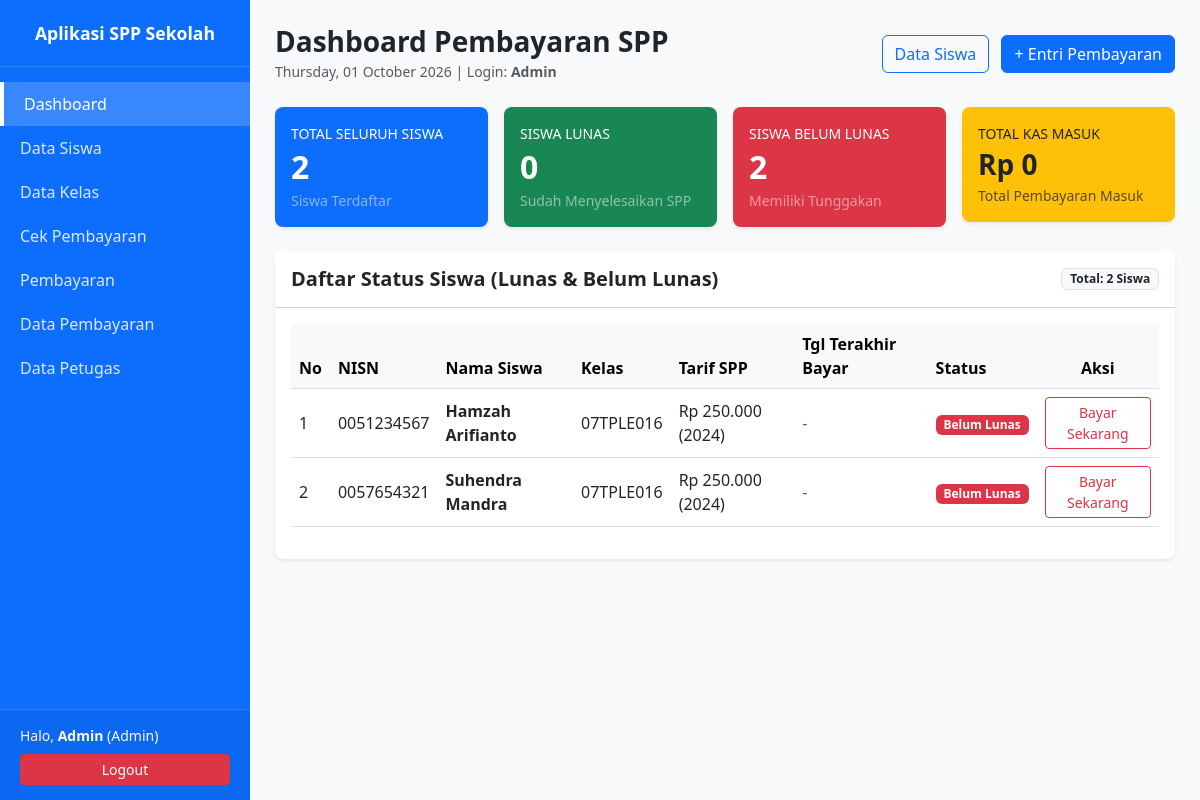
/index.php (signed in), run on the app's committed database.
### tables this page shows
CREATE TABLE `tabel_siswa` (
      `nisn` VARCHAR(10) PRIMARY KEY,
      `nis` VARCHAR(6) UNIQUE NOT NULL,
      `nama` VARCHAR(50) NOT NULL,
      `id_kelas` VARCHAR(11) NOT NULL,
      `nama_kelas` VARCHAR(10) NOT NULL,
      `alamat` TEXT NOT NULL,
      `no_telepon` VARCHAR(13) UNIQUE NOT NULL,  
      `id_spp` VARCHAR(11) NOT NULL,
      `created_at` TIMESTAMP DEFAULT CURRENT_TIMESTAMP,
      FOREIGN KEY (`id_kelas`) REFERENCES `tabel_kelas`(`id_kelas`) ON UPDATE CASCADE ON DELETE CASCADE,
      FOREIGN KEY (`nama_kelas`) REFERENCES `tabel_kelas`(`nama_kelas`) ON UPDATE CASCADE ON DELETE CASCADE,  
      FOREIGN KEY (`id_spp`) REFERENCES `tabel_spp`(`id_spp`) ON UPDATE CASCADE ON DELETE CASCADE
    );

CREATE TABLE `tabel_spp` (
      `id_spp` VARCHAR(11) PRIMARY KEY,
      `tahun` INT(11) NOT NULL,
      `nominal` VARCHAR(40) NOT NULL,
      `created_at` TIMESTAMP DEFAULT CURRENT_TIMESTAMP
    );

### config/Database.php (called while the page is built)
<?php
class Database {
    private string $host = 'localhost';
    private string $dbName = 'db_PembayaranSppSiswa';
    private string $username = 'root';
    private string $password = '';
    private ?PDO $conn = null;
    public function getConnection(): ?PDO {
        try {
            $dsn = "mysql:host={$this->host};dbname={$this->dbName};charset=utf8mb4";
            $this->conn = new PDO($dsn, $this->username, $this->password, [
                PDO::ATTR_ERRMODE => PDO::ERRMODE_EXCEPTION,
                PDO::ATTR_DEFAULT_FETCH_MODE => PDO::FETCH_ASSOC,
                PDO::ATTR_EMULATE_PREPARES => false
            ]);
        } catch (PDOException $e) {
            die('Koneksi Gagal: ' . $e->getMessage());
        }
        return $this->conn;
    }
}

### classes/siswa.php (called while the page is built, shortened)
<?php
require_once __DIR__ . '/../config/Database.php';
class Siswa {
    private PDO $db;
    public function __construct() {
        $this->db = (new Database())->getConnection();
    }
    public function getSiswaDenganStatus(): array {
        $sql = "SELECT s.*, sp.nominal, sp.tahun,
                COALESCE(
                    (SELECT p.status FROM tabel_pembayaran p WHERE p.nisn = s.nisn ORDER BY p.tanggal_bayar DESC LIMIT 1),
                    'Belum Lunas'
                ) AS status_bayar,
                (SELECT p.tanggal_bayar FROM tabel_pembayaran p WHERE p.nisn = s.nisn ORDER BY p.tanggal_bayar DESC LIMIT 1) AS tgl_terakhir_bayar
                FROM tabel_siswa s
                LEFT JOIN tabel_spp sp ON s.id_spp = sp.id_spp
                ORDER BY s.nama ASC";
        return $this->db->query($sql)->fetchAll();
    }
}

### classes/pembayaran.php (called while the page is built, shortened)
<?php
require_once __DIR__ . '/../config/Database.php';
class Pembayaran {
    private PDO $db;
    public function __construct() {
        $this->db = (new Database())->getConnection();
    }
    public function getTotalKas(): float {
        $q = $this->db->query("SELECT SUM(CAST(jumlah_bayar AS DECIMAL)) as total FROM tabel_pembayaran")->fetch();
        return $q['total'] ? (float)$q['total'] : 0.0;
    }
}

### helpers/functions.php (called while the page is built, shortened)
<?php
function rupiah($angka) {
    return 'Rp ' . number_format((float)$angka, 0, ',', '.');
}

### index.php (the view, shortened to what this page needs)
<?php
require_once 'views/sidebar.php';
require_once 'classes/Siswa.php';
require_once 'classes/Pembayaran.php';
$siswaModel = new Siswa();
$pembayaranModel = new Pembayaran();
$daftarSiswa = $siswaModel->getSiswaDenganStatus();
$totalKas    = $pembayaranModel->getTotalKas();
$totalSiswa = count($daftarSiswa);
$totalLunas = 0;
$totalBelumLunas = 0;
foreach ($daftarSiswa as $siswa) {
    if ($siswa['status_bayar'] === 'Lunas') {
        $totalLunas++;
    } else {
        $totalBelumLunas++;
    }
}
?>
<div class="d-flex flex-wrap justify-content-between align-items-center mb-4 gap-2">
    <div>
        <h3 class="fw-bold mb-0">Dashboard Pembayaran SPP</h3>
        <small class="text-muted"><?= date('l, d F Y') ?> | Login: <strong><?= htmlspecialchars($_SESSION['user']['nama_lengkap']) ?></strong></small>
    </div>
    <div>
        <a href="siswa.php" class="btn btn-outline-primary me-2">Data Siswa</a>
        <a href="pembayaran.php" class="btn btn-primary">+ Entri Pembayaran</a>
    </div>
</div>
<div class="row g-3 mb-4">
    <div class="col-md-3 col-sm-6">
        <div class="card border-0 shadow-sm p-3 bg-primary text-white rounded-3">
            <span class="small text-uppercase">Total Seluruh Siswa</span>
            <h2 class="fw-bold my-1"><?= $totalSiswa ?></h2>
            <small class="text-white-50">Siswa Terdaftar</small>
        </div>
    </div>
    <div class="col-md-3 col-sm-6">
        <div class="card border-0 shadow-sm p-3 bg-success text-white rounded-3">
            <span class="small text-uppercase">Siswa Lunas</span>
            <h2 class="fw-bold my-1"><?= $totalLunas ?></h2>
            <small class="text-white-50">Sudah Menyelesaikan SPP</small>
        </div>
    </div>
    <div class="col-md-3 col-sm-6">
        <div class="card border-0 shadow-sm p-3 bg-danger text-white rounded-3">
            <span class="small text-uppercase">Siswa Belum Lunas</span>
            <h2 class="fw-bold my-1"><?= $totalBelumLunas ?></h2>
            <small class="text-white-50">Memiliki Tunggakan</small>
        </div>
    </div>
    <div class="col-md-3 col-sm-6">
        <div class="card border-0 shadow-sm p-3 bg-warning text-dark rounded-3">
            <span class="small text-uppercase">Total Kas Masuk</span>
            <h3 class="fw-bold my-1"><?= rupiah($totalKas) ?></h3>
            <small class="text-muted">Total Pembayaran Masuk</small>
        </div>
    </div>
</div>
<div class="card border-0 shadow-sm rounded-3">
    <div class="card-header bg-white py-3 d-flex justify-content-between align-items-center">
        <h5 class="fw-bold mb-0">Daftar Status Siswa (Lunas & Belum Lunas)</h5>
        <span class="badge bg-light text-dark border">Total: <?= $totalSiswa ?> Siswa</span>
    </div>
    <div class="card-body">
        <div class="table-responsive">
            <table class="table table-hover align-middle">
                <thead class="table-light">
                    <tr>
                        <th>No</th>
                        <th>NISN</th>
                        <th>Nama Siswa</th>
                        <th>Kelas</th>
                        <th>Tarif SPP</th>
                        <th>Tgl Terakhir Bayar</th>
                        <th>Status</th>
                        <th class="text-center">Aksi</th>
                    </tr>
                </thead>
                <tbody>
                    <?php if (count($daftarSiswa) > 0): ?>
                        <?php $no = 1; foreach($daftarSiswa as $row):
                            $isLunas = ($row['status_bayar'] === 'Lunas');
                        ?>
                        <tr>
                            <td><?= $no++ ?></td>
                            <td><?= htmlspecialchars($row['nisn']) ?></td>
                            <td><strong><?= htmlspecialchars($row['nama']) ?></strong></td>
                            <td><?= htmlspecialchars($row['nama_kelas']) ?></td>
                            <td><?= rupiah($row['nominal']) ?> (<?= $row['tahun'] ?>)</td>
                            <td>
                                <?= $row['tgl_terakhir_bayar'] ? date('d/m/Y H:i', strtotime($row['tgl_terakhir_bayar'])) : '<span class="text-muted">-</span>' ?>
                            </td>
                            <td>
                                <span class="badge bg-<?= $isLunas ? 'success' : 'danger' ?>">
                                    <?= $isLunas ? 'Lunas' : 'Belum Lunas' ?>
                                </span>
                            </td>
                            <td class="text-center">
                                <?php if (!$isLunas): ?>
                                    <a href="pembayaran.php?nisn=<?= urlencode($row['nisn']) ?>" class="btn btn-sm btn-outline-danger">Bayar Sekarang</a>
                                <?php else: ?>
                                    <a href="cek_pembayaran.php?nisn=<?= urlencode($row['nisn']) ?>" class="btn btn-sm btn-outline-secondary">Lihat Detail</a>
                                <?php endif; ?>
                            </td>
                        </tr>
                        <?php endforeach; ?>
                    <?php else: ?>
                        <tr>
                            <td colspan="8" class="text-center text-muted py-4">Belum ada data siswa.</td>
                        </tr>
                    <?php endif; ?>
                </tbody>
            </table>
        </div>
    </div>
</div>
<?php require_once 'views/footer.php'; ?>

### views/sidebar.php (style rules this page uses)
body { min-height: 100vh; background-color: #f8f9fa; }

### data on the page
tabel_siswa: nisn "0051234567", nama "Hamzah Arifianto", nama_kelas "07TPLE016", id_spp.nominal "Rp 250.000", id_spp.tahun "2024"
tabel_siswa: nisn "0057654321", nama "Suhendra Mandra", nama_kelas "07TPLE016", id_spp.nominal "Rp 250.000", id_spp.tahun "2024"

### other printed values
$_SESSION['user']['nama_lengkap'] "Admin"
$userLevel "Admin"
$totalSiswa "2"
$totalLunas "0"
$totalBelumLunas "2"
rupiah($totalKas) "Rp 0"
